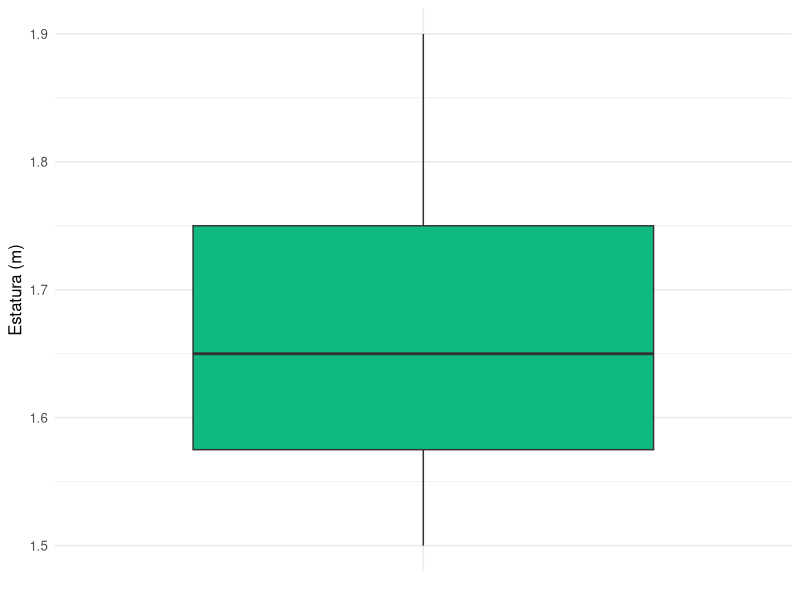

The R source for this figure:
#script para trabalho em conjunto

library(tidyverse)
library(readxl)


base = read_excel(path = "Base Casos.xlsx")

summary(base)

graf <- ggplot(base, aes(x = "", y = Estatura)) +
  geom_boxplot(fill = "#10B981") +
  labs(x = NULL, y = "Estatura (m)") +
  theme_minimal(base_size = 12)

graf
